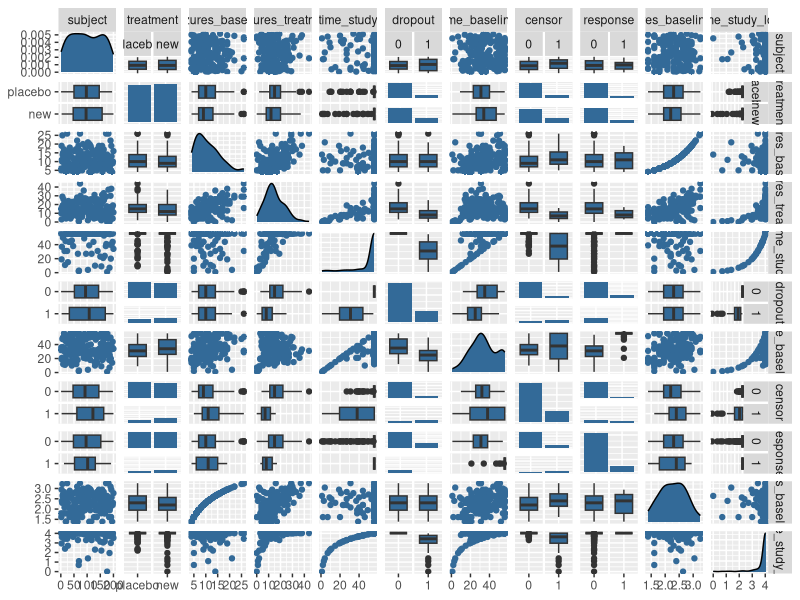
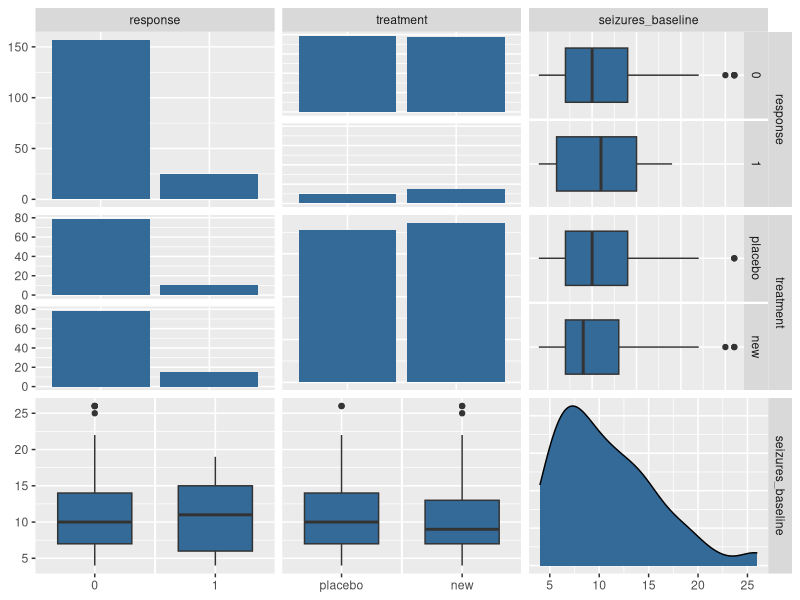
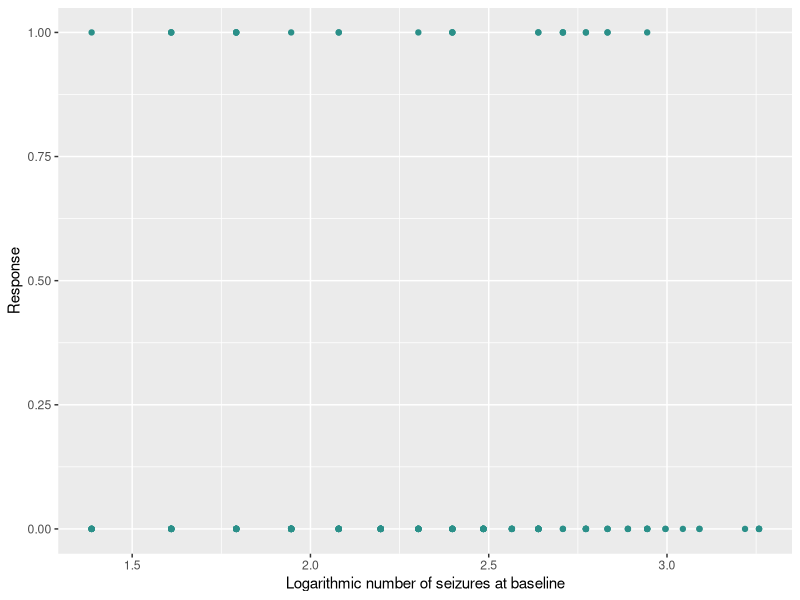
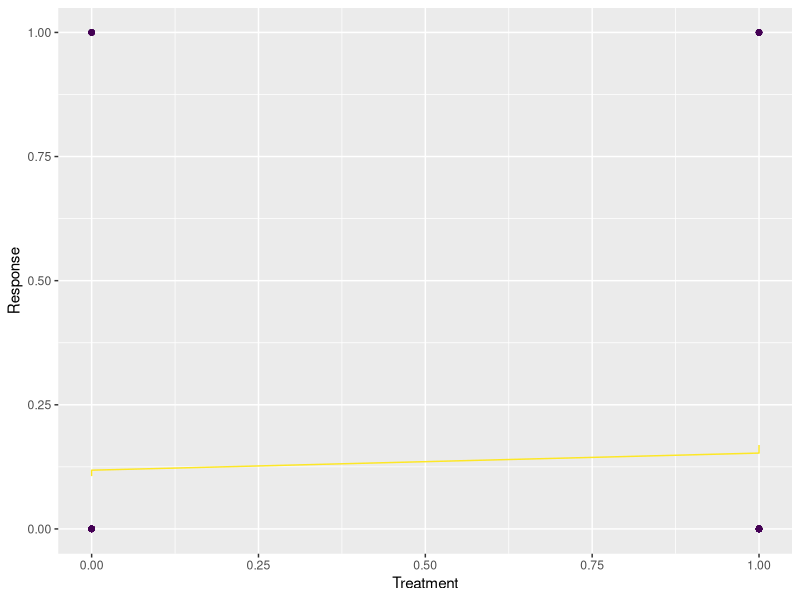
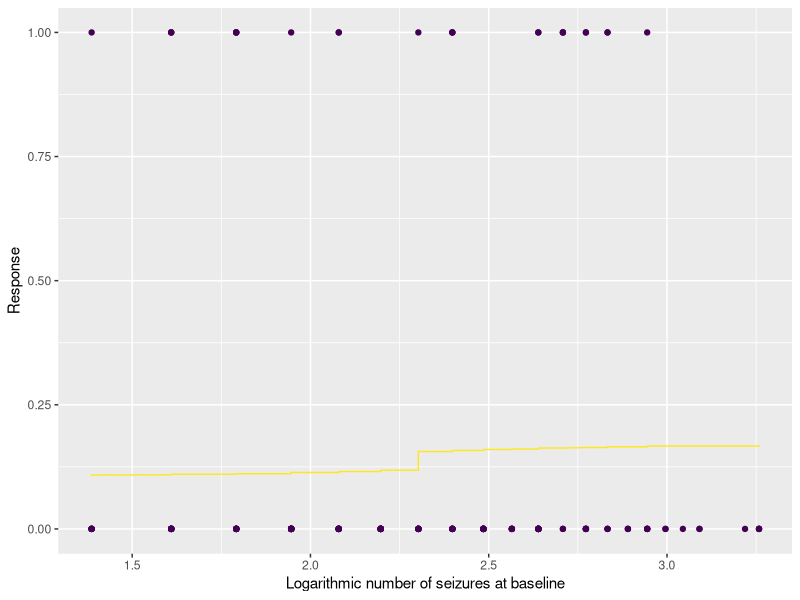
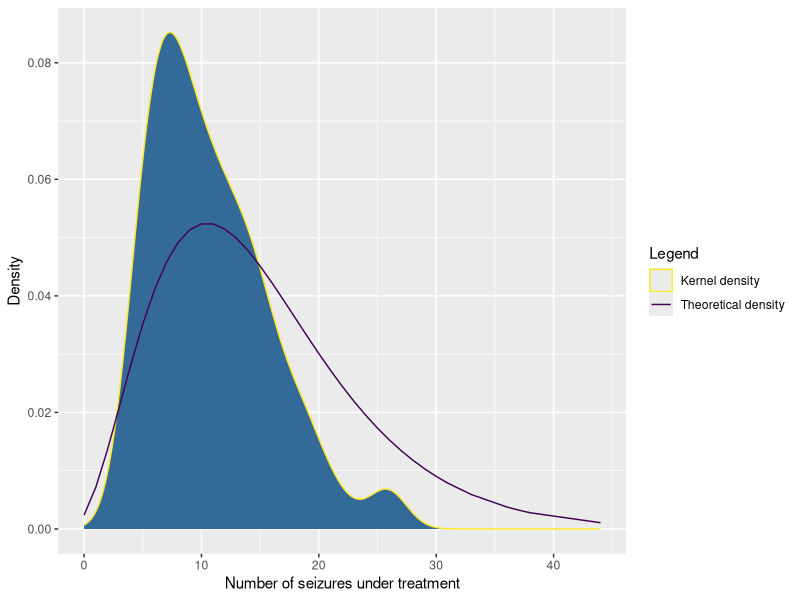
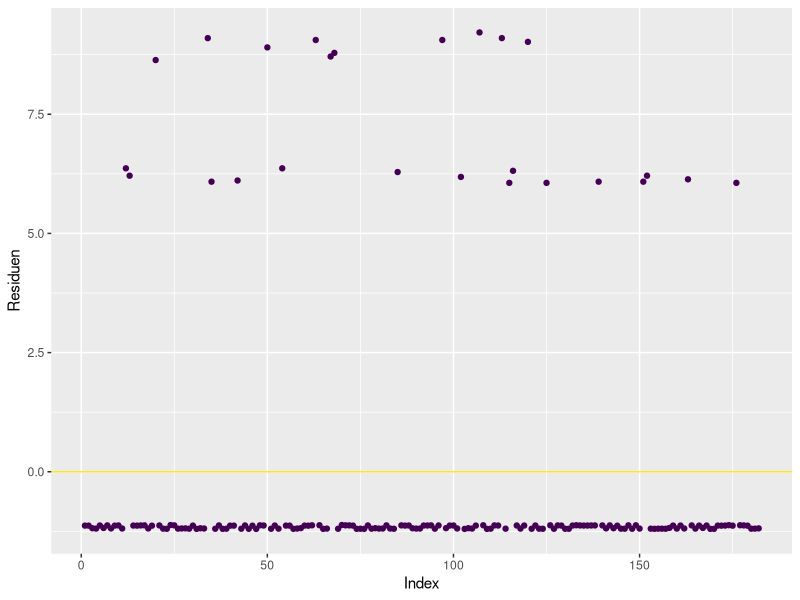
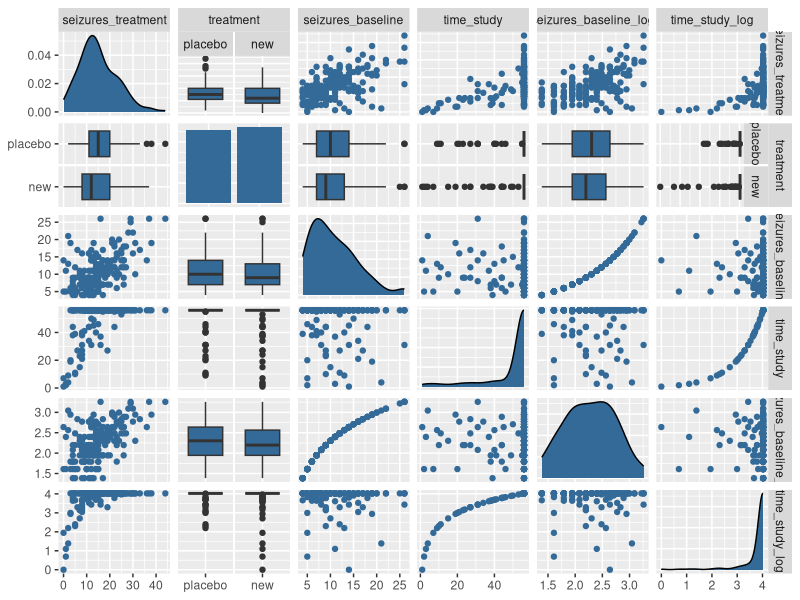

Generate these figures, in order, with R: (Note: this script raises an error after producing the figures.)
#### Epilepsy ####
# Packages
library(MASS)
library(tidyverse)
library(gridExtra)
library(epitools)
library(GGally)

# Data
epilepsy <- read.csv(file = "epilepsy.csv", sep = ";")
epilepsy <- epilepsy %>% 
  rename(
    seizures_baseline = number.of.seizures.at.baseline, 
    seizures_treatment = number.of.seizures.under.treatment, 
    time_study = time.in.study..days., 
    dropout = drop.out, 
    time_baseline = time.to.baseline.number
) %>% 
  mutate(
    treatment = factor(treatment, labels = c("placebo", "new")), 
    dropout = as.factor(dropout), 
    censor = as.factor(censor), 
    response = as.factor(as.integer(
      seizures_treatment <= seizures_baseline & dropout == 0)
    ),
    seizures_baseline_log = log(seizures_baseline), 
    time_study_log = log(time_study)
)
summary(object = epilepsy)
ggpairs(data = epilepsy, mapping = aes(colour = 1),
        upper = list(continuous = wrap(funcVal = "points"), 
                     combo = wrap(funcVal = "box"), 
                     discrete = wrap(funcVal = "facetbar")), 
        lower = list(continuous = wrap(funcVal = "points"), 
                     combo = wrap(funcVal = "box"), 
                     discrete = wrap(funcVal = "facetbar")),
        diag = list(continuous = wrap(funcVal = "densityDiag"), 
                    discrete = wrap(funcVal = "barDiag")))

#### Binary Regression ####
ggpairs(data = epilepsy, mapping = aes(colour = 1), 
        columns = c("response", "treatment", "seizures_baseline"),
        upper = list(continuous = wrap(funcVal = "points"), 
                     combo = wrap(funcVal = "box"), 
                     discrete = wrap(funcVal = "facetbar")), 
        lower = list(continuous = wrap(funcVal = "points"), 
                     combo = wrap(funcVal = "box"), 
                     discrete = wrap(funcVal = "facetbar")),
        diag = list(continuous = wrap(funcVal = "densityDiag"), 
                    discrete = wrap(funcVal = "barDiag")))

# Chi-Quadrat Tests
table(epilepsy$response, epilepsy$treatment, dnn = c("Response", "Treatment"))
chisq.test(x = epilepsy$response, y = epilepsy$treatment)
## P-value > 0.05. -> No significant correlation.

## Odds-ratio and confidence interval
oddsratio(x = epilepsy$response, y = epilepsy$treatment)

# Logistische Regression
logit <- glm(formula = response ~ treatment + seizures_baseline, 
             family = binomial, data = epilepsy)
summary(object = logit)
## Only the Intercept is significant.

## Number of seizures at baseline is logarithmized
logit_log <- glm(formula = response ~ treatment + seizures_baseline_log, 
                 family = binomial, data = epilepsy)
summary(object = logit_log)
### Only the Intercept is significant.

## AIC
AIC(logit, logit_log)
AIC(logit_log) < AIC(logit)
### logit_log is the better model

ggplot(data = epilepsy) + 
  geom_point(mapping = aes(x = seizures_baseline_log, 
                           y = as.numeric(response) - 1, colour = 1)) + 
  geom_smooth(
    formula = epilepsy$response ~ epilepsy$treatment + 
      epilepsy$seizures_baseline, 
    mapping = aes(
      x = seizures_baseline_log[order(seizures_baseline_log)], 
      y = as.vector(logit_log$fitted.values[order(logit_log$fitted.values)]), 
      colour = 2)
  ) + 
  scale_colour_viridis_c(guide = FALSE) + 
  xlab(label = "Logarithmic number of seizures at baseline") + 
  ylab(label = "Response")

ggplot(data = epilepsy) +
  geom_point(mapping = aes(x = as.numeric(treatment) - 1,
                           y = as.numeric(response) - 1, colour = 1)) +
  geom_line(mapping = aes(
    x = (as.numeric(epilepsy$treatment) - 1)[order(
      (as.numeric(epilepsy$treatment) - 1)
    )],
    y = as.vector(logit_log$fitted.values[order(logit_log$fitted.values)]),
    colour = 2)
  ) +
  scale_colour_viridis_c(guide = FALSE) +
  xlab(label = "Treatment") +
  ylab(label = "Response")

## Confidence interval
confint(object = logit_log)
### Only the intercept significantly different from zero

## Plot of the Fitted Values
ggplot(data = epilepsy) + 
  geom_point(mapping = aes(x = seizures_baseline_log, 
                           y = as.numeric(response) - 1, colour = 1)) + 
  geom_line(mapping = aes(
    x = seizures_baseline_log[order(seizures_baseline_log)], 
    y = as.vector(logit_log$fitted.values[order(logit_log$fitted.values)]), 
    colour = 2)
  ) + 
  scale_colour_viridis_c(guide = FALSE) + 
  xlab(label = "Logarithmic number of seizures at baseline") + 
  ylab(label = "Response")

# ggplot(data = epilepsy) + 
#   geom_point(mapping = aes(x = as.numeric(treatment) - 1, 
#                            y = as.numeric(response) - 1, colour = 1)) + 
#   geom_line(mapping = aes(
#     x = (as.numeric(epilepsy$treatment) - 1)[order(
#       (as.numeric(epilepsy$treatment) - 1)
#     )], 
#     y = as.vector(logit_log$fitted.values[order(logit_log$fitted.values)]), 
#     colour = 2)
#   ) + 
#   scale_colour_viridis_c(guide = FALSE) + 
#   xlab(label = "Treatment") + 
#   ylab(label = "Response")

ggplot(data = epilepsy) + 
  geom_density(mapping = aes(x = seizures_baseline, colour = "Kernel density", 
                             fill = 1)) + 
  geom_line(mapping = aes(
    x = seizures_treatment,
    y = dnbinom(seizures_treatment, size = 3.77,
                mu = mean(epilepsy$seizures_treatment)),
    colour = "Theoretical density"
  )) +
  scale_colour_viridis_d(direction = -1, name = "Legend") + 
  guides(fill = FALSE) +
  xlab(label = "Number of seizures under treatment") + 
  ylab(label = "Density")

shapiro.test(residuals.glm(logit))
shapiro.test(residuals(logit))
shapiro.test(logit$residuals)
ggplot(data = epilepsy) + 
  geom_point(mapping = aes(x = 1:length(subject), y = logit$residuals, 
                           colour = 0)) + 
  geom_hline(mapping = aes(yintercept = 0, colour = 1)) +
  scale_colour_viridis_c(guide = FALSE) + 
  xlab(label = "Index") + 
  ylab(label = "Residuen")

#### Count data regression ####
# Distribution of number of seizures under treatment and maximum likelihood 
# estimates for size and mu
summary(object = select(.data = epilepsy, seizures_treatment, treatment, 
                        seizures_baseline, time_study, seizures_baseline_log, 
                        time_study_log))
ggpairs(data = select(.data = epilepsy, seizures_treatment, treatment, 
                      seizures_baseline, time_study, seizures_baseline_log, 
                      time_study_log), mapping = aes(colour = 1),
        upper = list(continuous = wrap(funcVal = "points"), 
                     combo = wrap(funcVal = "box"), 
                     discrete = wrap(funcVal = "facetbar")), 
        lower = list(continuous = wrap(funcVal = "points"), 
                     combo = wrap(funcVal = "box"), 
                     discrete = wrap(funcVal = "facetbar")),
        diag = list(continuous = wrap(funcVal = "densityDiag"), 
                    discrete = wrap(funcVal = "barDiag")))
ggplot(data = epilepsy) + 
  geom_density(mapping = aes(x = seizures_treatment, 
                             colour = "Kerndichteschätzer", fill = 1)) + 
  geom_line(mapping = aes(
    x = seizures_treatment, 
    y = dnbinom(seizures_treatment, size = 3.77, 
                mu = mean(epilepsy$seizures_treatment)),
    colour = "Negativ-binomial-Verteilung"
  )) + 
  scale_colour_viridis_d(direction = -1) + 
  guides(fill = FALSE, colour = FALSE) +
  xlab(label = "Anzahl der Anfälle während der Behandlung") + 
  ylab(label = "Dichte")

# Regression with negative binomial distribution and log-link
count <- glm.nb(
  formula = seizures_treatment ~ treatment + seizures_baseline +
    offset(object = time_study_log),
  data = epilepsy 
)
summary(object = count)
## All parameters are significant at 0.05 signifcance level.

## Log
count_log <- glm.nb(
  formula = seizures_treatment ~ treatment + seizures_baseline_log +
    offset(object = time_study_log),
  data = epilepsy
)
summary(object = count_log)
### All parameters are significant at 0.05 signifcance level.
### Treatment has a negative effect on the number of seizures

## AIC
AIC(count, count_log)
AIC(count_log) < AIC(count)
### count_log is the better model

anova(count, count_log)

## Confidence Interval
confint(count_log)
### Everything significantly different from zero.

ggplot(data = epilepsy) + 
  geom_point(mapping = aes(x = seizures_baseline_log, 
                           y = seizures_treatment, colour = 1)) + 
  geom_line(mapping = aes(
    x = seizures_baseline_log[order(seizures_baseline_log)], 
    y = as.vector(count_log$fitted.values[order(count_log$fitted.values)]), 
    colour = 2)
  ) + 
  scale_colour_viridis_c(guide = FALSE) + 
  xlab(label = "Logarithmic number of seizures at baseline") + 
  ylab(label = "Number of seizures under treatment")

count$residuals
shapiro.test(count$residuals)
shapiro.test(residuals(count))
shapiro.test(residuals.glm(count_log))
shapiro.test(residuals.)
shapiro.test(residuals.lm(count))
count$coefficients
ggplot(data = epilepsy) + 
  geom_point(mapping = aes(x = 1:length(subject), 
                           y = residuals.glm(count_log), 
                           colour = 0)) + 
  geom_hline(mapping = aes(yintercept = 0, colour = 1)) +
  scale_colour_viridis_c(guide = FALSE) + 
  xlab(label = "Index") + 
  ylab(label = "Residuen")

#### Simulation ####
lambda <- rgamma(n = 10000, shape = 1, rate = 1)
poisson <- c()
for (i in 1:10000) {
  poisson[i] <- rpois(n = 1, lambda = lambda[i])  
}
poisson
ggplot() + 
  geom_density(mapping = aes(x = poisson, fill = 1)) + 
  scale_colour_viridis_d() + 
  guides(fill = FALSE)

ggplot() + 
  geom_histogram(mapping = aes(x = poisson, fill = 1))

ggplot() + 
  geom_histogram(mapping = aes(x = poisson, y = ..density.., fill = 1), 
                 bins = 10)
